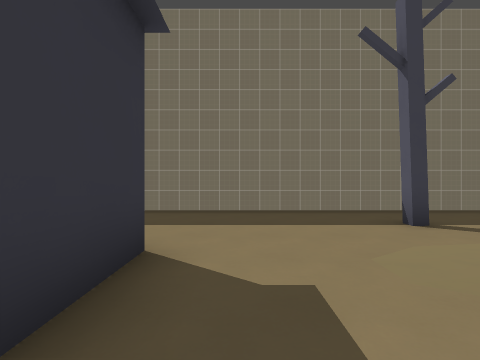
[1] (above)

13 first-person views from a walk through a 3-D level made in the Godot game engine. The camera is 1.5 m above the floor, looks level and sees 85° across. The floor is counted in squares, 2 m on a side. Each view is taken from the middle of a square. On the plan, view 1 faces up. The plan holds only what a view shows up to about 9 squares ahead; the rest is blank. The place goes on beyond the plan. Characters and animated objects are left out. Surface patterns are stand-ins for the level's own textures.

[2]
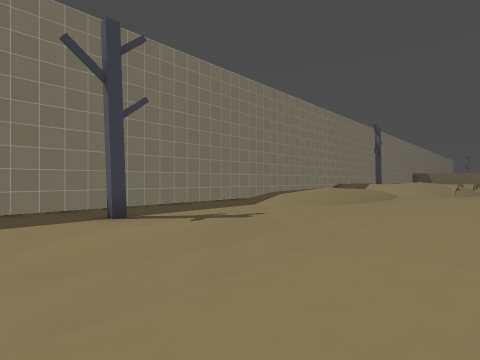

[3]
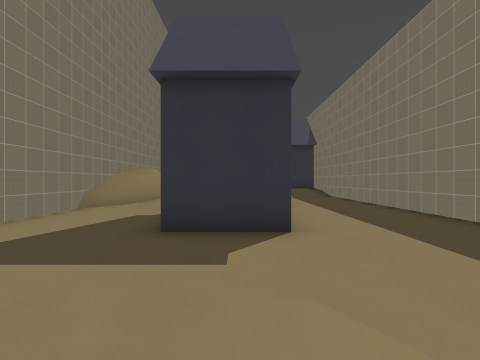

[4]
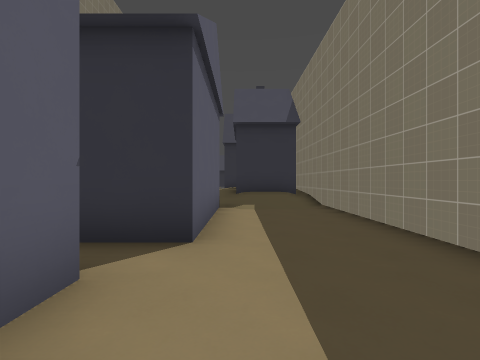

[5]
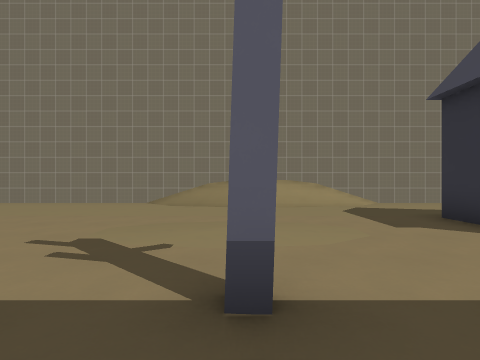

[6]
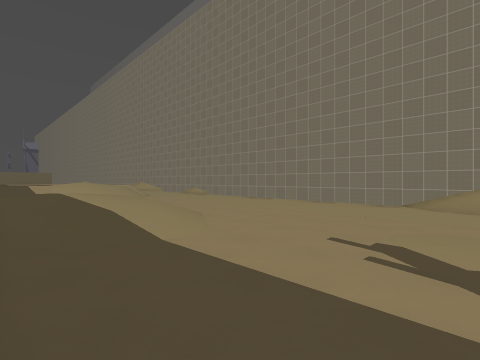

[7]
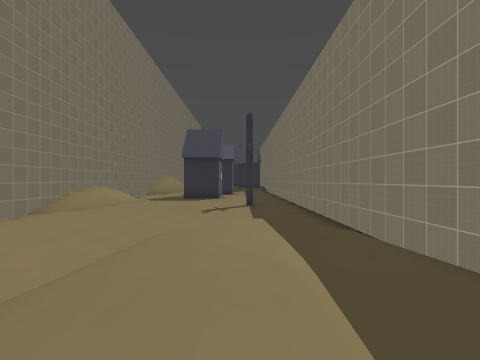

[8]
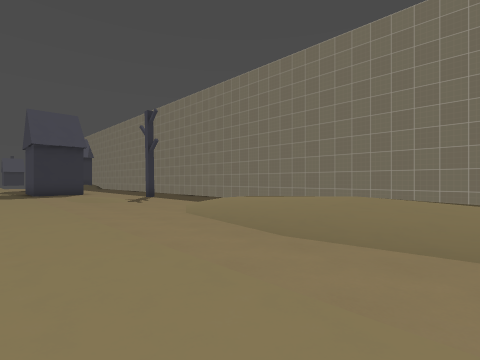

[9]
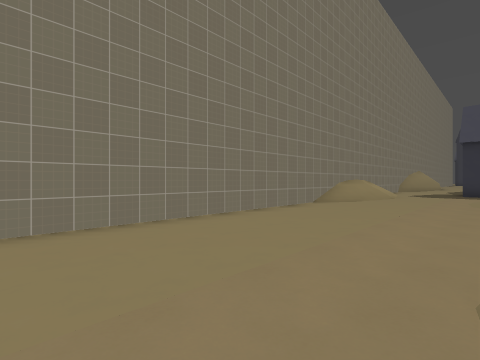

[10]
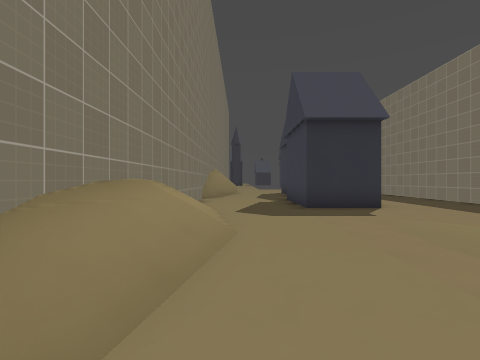

[11]
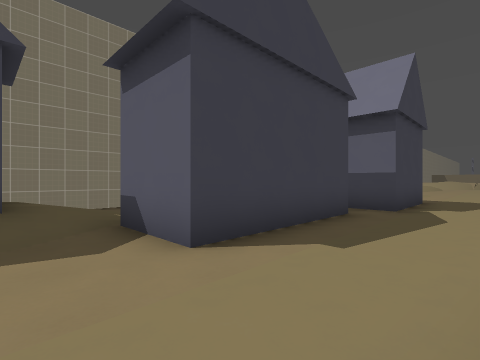

[12]
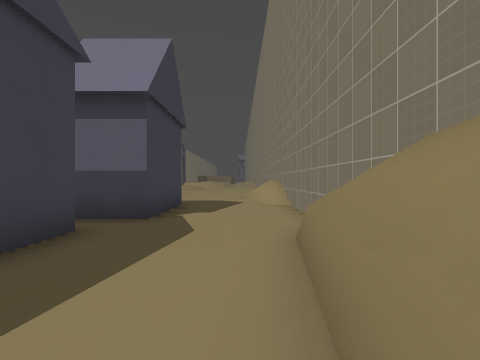

[13]
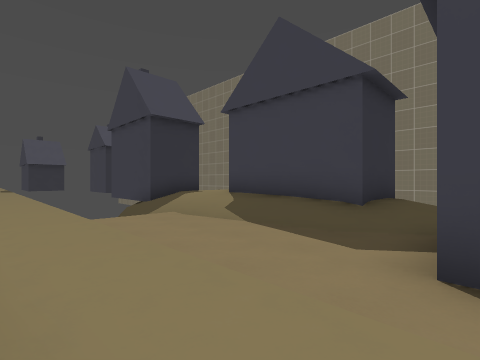

### Floor plan
Key: @ floor where view 1 was taken; # wall or solid block; . main floor; : floor 0.5 m higher than the main floor; + floor 0.75 m higher than the main floor; / step, stairs or slope; v drop or lower ground; B block.
Columns run from 18 left of view 1 to 14 right of it. Each row starts with its distance up from view 1.
  7        ##########################
  6        #/..................////
  5        #//................/::+++:
  4   ++B###//...........#..../::+++:
  3 B///////.B###.............///////
  2 vvvv.....####.####...........///.
  1     ..........B##B...............
  0 ..................@..............
 -1 .................................
 -2           #######################
 -3            ////////// ///

Positions as (right, up) in squares from view 1, and headings:
1: (0, 0), facing up
2: (1, -1), facing up-right
3: (3, 2), facing left
4: (-2, 4), facing left
5: (3, 6), facing down
6: (4, 6), facing down-right
7: (14, 4), facing left
8: (14, -1), facing up-left
9: (14, 2), facing down-left
10: (6, -1), facing left
11: (-11, -1), facing up-right
12: (-9, -1), facing right
13: (-9, -1), facing up-left
